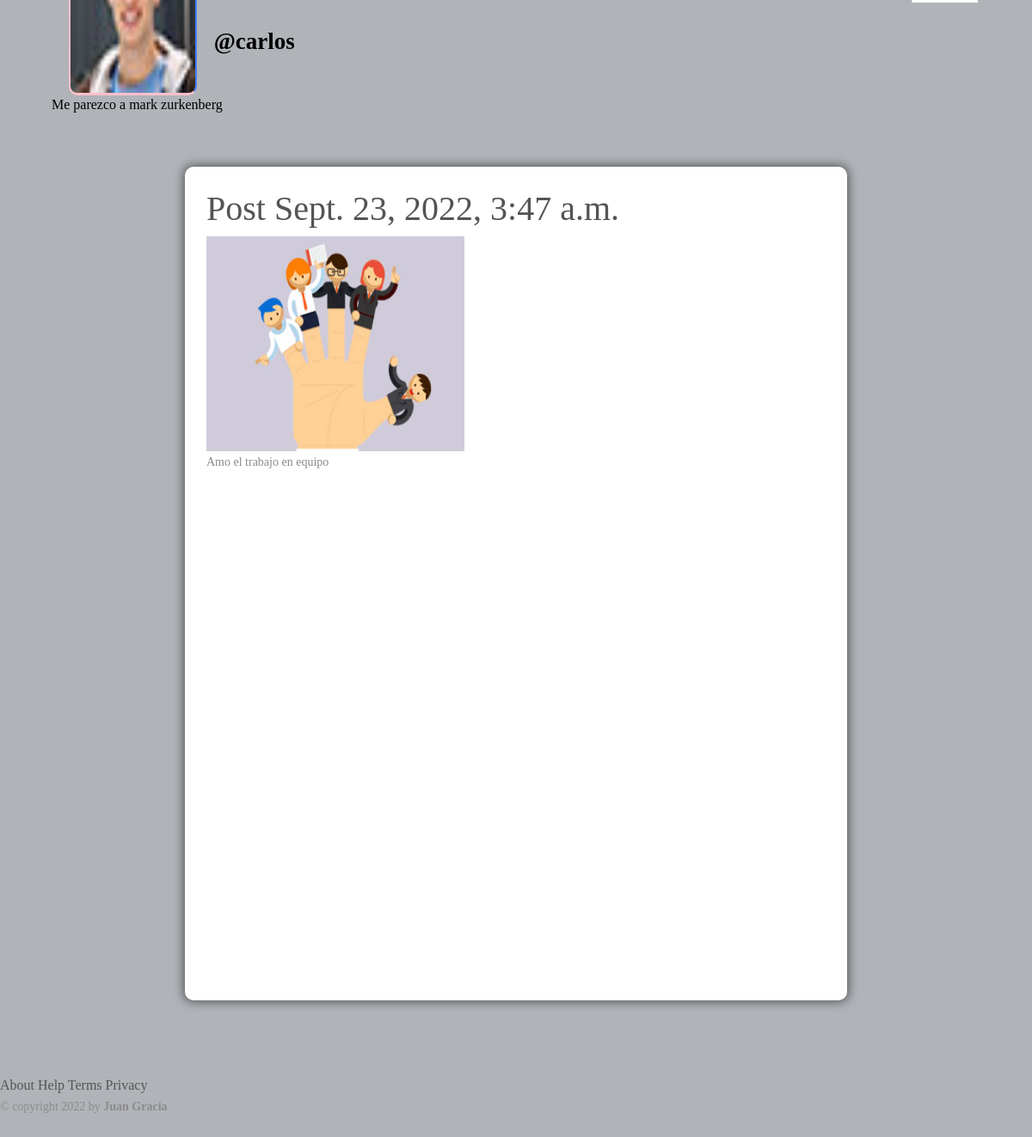
Page /profile/carlos (signed in) on the committed database.
### core/models.py (models this page shows, shortened)
class Profile(models.Model):
    user = models.ForeignKey(User, on_delete=models.CASCADE)
    id_user = models.IntegerField()
    bio = models.TextField(blank=True)
    profileimg = models.ImageField(upload_to='profile_images', default='blank-profile-picture.png')
    location = models.CharField(max_length=100, blank=True)

class Post(models.Model):
    id = models.UUIDField(primary_key=True, default=uuid.uuid4)
    user = models.CharField(max_length=100)
    image = models.ImageField(upload_to='post_images')
    caption = models.TextField()
    created_at = models.DateTimeField(default=datetime.now)
    no_of_likes = models.IntegerField(default=0)

### core/views.py (the view)
# urls.py: path('profile/<str:pk>', views.profile, name='profile'),
@login_required(login_url='signin')
def profile(request, pk):
    user_object = User.objects.get(username=pk)
    user_profile = Profile.objects.get(user=user_object)
    user_posts = Post.objects.filter(user=pk)
    user_post_length = len(user_posts)
    context = {
        'user_object': user_object,
        'user_profile': user_profile,
        'user_posts': user_posts,
        'user_post_length': user_post_length,
    }
    return render(request, 'profile.html', context)

### templates/profile.html (shortened to what this page needs)
{% load static %}
<!DOCTYPE html>
<html lang="en">
<head>
    <link rel="stylesheet" href="{% static 'css/main.min.css' %}">
    <link rel="stylesheet" href="{% static 'css/style.css' %}">
    <link rel="stylesheet" href="{% static 'css/color.css' %}">
    <link rel="stylesheet" href="{% static 'css/responsive.css' %}">
</head>
<body>
	<section>
			<div class="feature-photo">
				<figure><img src="{% static 'images/resources/timeline-1.jpg' %}" alt=""></figure>
				<form action="/follow" method="POST">
					<div class="add-btn">
					</div>
				</form>
				<div class="container-fluid">
					<div class="row merged">
						<div class="col-lg-2 col-sm-3">
							<div class="user-avatar">
								<figure>
									<img src="{{user_profile.profileimg.url}}" style="height: 250px; width: 100%;" alt="">
								</figure>
							</div>
						</div>
						<div class="col-lg-10 col-sm-9">
							<div class="timeline-info">
								<ul>
									<li class="admin-name">
									    <h3 style="color: black;white-space: nowrap; width: 110px; font-size: 27px;"><b>@{{user_profile.user.username}}</b></h5>
									</li>
								</ul>
							</div>
						</div>
					</div>
				</div>
			</div>
	</section>
	<section>
			<div class="bio">
				{{user_profile.bio}}
			</div>
	</section>
	<section>
		<div class="gap gray-bg">
			<div class="container-fluid">
				<div class="row">
					<div class="col-lg-12">
						<div class="row" id="page-contents">
							<div class="col-lg-2">
								<aside class="sidebar static"></aside>
							</div>
							<div class="col-lg-8">
								<div class="central-meta">
									{% for post in user_posts %}
										<div class="items-center ">
											<h1>Post {{post.created_at}}</h1>
											<a class="strip" href="{{post.image.url}}" title="" data-strip-group="mygroup" data-strip-group-options="loop: false">
											<img src="{{post.image.url}}" style="height: 250px; width: 300px;" alt=""></a>
											<p>{{post.caption}}</p>
											<br>
										</div>
									{% endfor %}
								</div>
							</div>
							<div class="col-lg-2">
								<aside class="sidebar static"></aside>
							</div>
						</div>
					</div>
				</div>
			</div>
		</div>
	</section>
	<div class="lg:mb-5 py-3 uk-link-reset">
		<div class="flex flex-col items-center justify-between lg:flex-row max-w-6xl mx-auto lg:space-y-0 space-y-3">
			<div class="flex space-x-2 text-gray-700 uppercase">
				<a href="#"> About</a>
				<a href="#"> Help</a>
				<a href="#"> Terms</a>
				<a href="#"> Privacy</a>
			</div>
			<p class="capitalize"> © copyright 2022 by <strong>Juan Gracia</strong></p>
		</div>
	</div>
</body>
</html>

### static/css/responsive.css (style rules this page uses)
@media screen and (max-width: 1281px) and (min-width: 1024px) { .timeline-info { line-height: 51px; } }
@media screen and (max-width: 1281px) and (min-width: 1024px) { .user-avatar { width: 80.2% } }

### rows in the picture
Profile: profileimg (picture), user.username "carlos", bio "Me parezco a mark zurkenberg"
Post: created_at "Sept. 23, 2022, 3:47 a.m.", image (picture), caption "Amo el trabajo en equipo"
